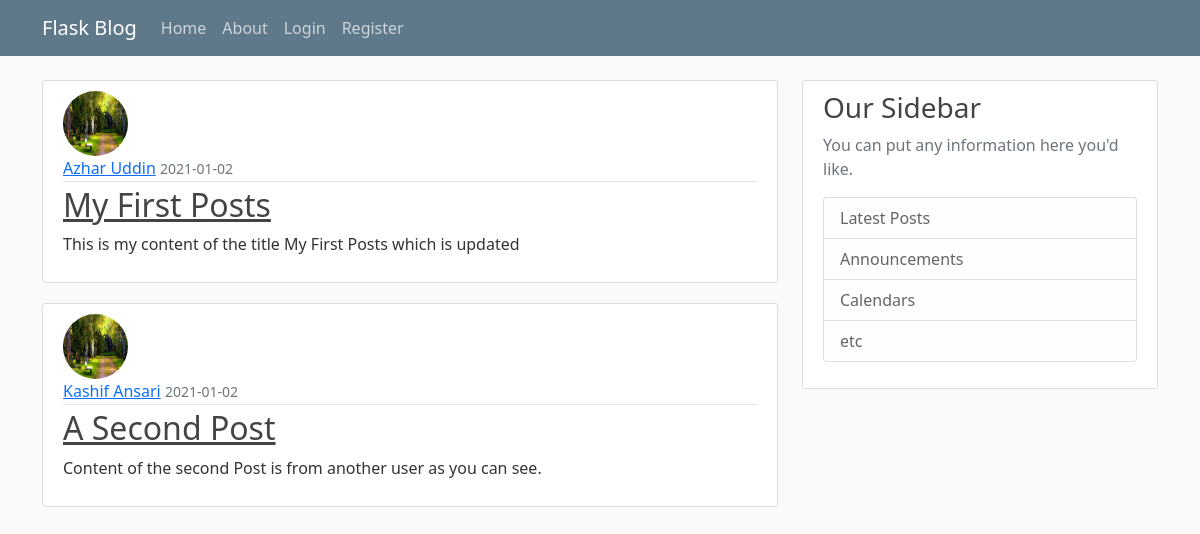
Before: / with the older database file.
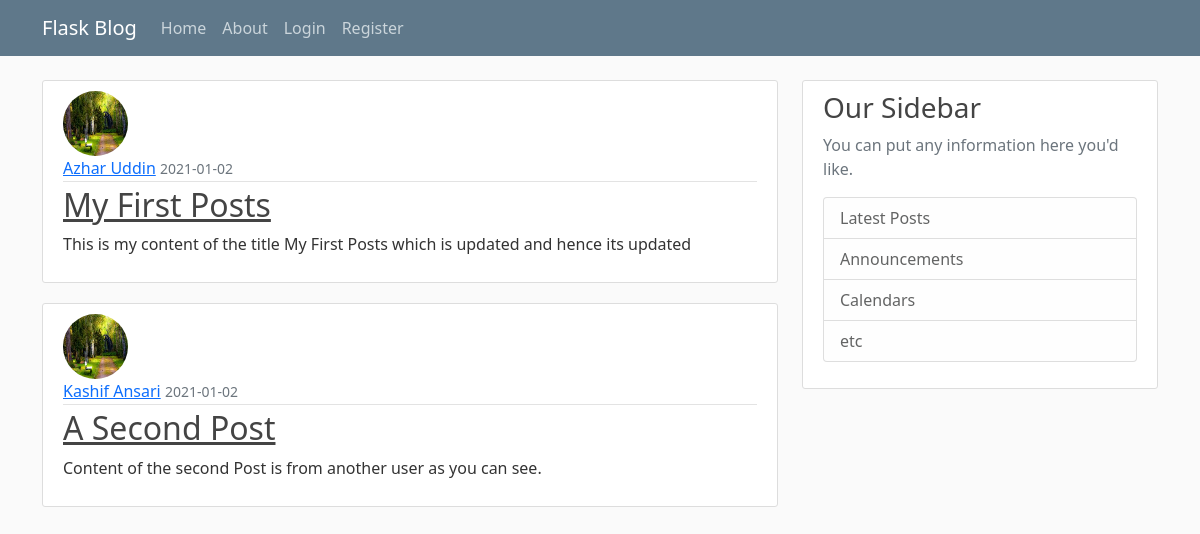
After: the same page with the newer database file.
### flaskblog/models.py (models this page shows, shortened)
class Posts(db.Model):
    id = db.Column(db.Integer, primary_key=True)
    title = db.Column(db.String(100), nullable=False)
    date_posted = db.Column(db.DateTime, nullable=False,
                            default=datetime.utcnow)
    content = db.Column(db.Text, nullable=False)
    user_id = db.Column(db.Integer, db.ForeignKey('user.id'), nullable=False)

class User(db.Model, UserMixin):
    id = db.Column(db.Integer, primary_key=True)
    username = db.Column(db.String(20), unique=True, nullable=False)
    email = db.Column(db.String(120), unique=True, nullable=False)
    image_file = db.Column(db.String(20), unique=False,
                           nullable=False, default='default.jpg')
    password = db.Column(db.String(60), unique=False, nullable=False)
    posts = db.relationship('Posts', backref='author', lazy=True)

### flaskblog/routes.py (the view)
@app.route('/')
def home():
    posts = Posts.query.all()
    return render_template('home.html', posts=posts)

### flaskblog/templates/home.html
{% extends "layout.html" %}
{% block content %}
{% for post in posts %}
<article class="media content-section">
    <img class="rounded-circle article-img" src="{{url_for('static',filename='img/'+post.author.image_file)}}">
    <div class="media-body">
        <div class="article-metadata">
            <a class="mr-2" href="#">{{ post.author.username }}</a>
            <small class="text-muted">{{ post.date_posted.strftime('%Y-%m-%d') }}</small>
        </div>
        <h2><a class="article-title" href="#">{{ post.title }}</a></h2>
        <p class="article-content">{{ post.content }}</p>
    </div>
</article>
{% endfor %}
{% endblock content %}

### flaskblog/templates/layout.html (shortened to what this page needs)
<html lang="en">
<head>
    <link href="https://cdn.jsdelivr.net/npm/bootstrap@5.0.0-beta1/dist/css/bootstrap.min.css" rel="stylesheet"
>
    <link rel="stylesheet" type="text/css" href="{{url_for('static', filename='main.css') }}">
</head>
<body>
    <header class="site-header">
        <nav class="navbar navbar-expand-md navbar-dark bg-steel fixed-top">
            <div class="container">
                <a class="navbar-brand mr-4" href="/">Flask Blog</a>
                <div class="collapse navbar-collapse" id="navbarToggle">
                    <div class="navbar-nav mr-auto">
                        <a class="nav-item nav-link" href="{{url_for('home')}}">Home</a>
                        <a class="nav-item nav-link" href="{{url_for('home')}}">About</a>
                    </div>
                    <div class="navbar-nav">
                        {% if current_user.is_authenticated %}
                        <a class="nav-item nav-link" href="{{url_for('new_post')}}">New Post</a>
                        <a class="nav-item nav-link" href="{{url_for('account')}}">Account</a>
                        <a class="nav-item nav-link" href="{{url_for('logout')}}">Logout</a>
                        {% else %}
                        <a class="nav-item nav-link" href="{{url_for('login')}}">Login</a>
                        <a class="nav-item nav-link" href="{{url_for('register')}}">Register</a>
                    {% endif %}
                    </div>
                </div>
            </div>
        </nav>
    </header>
    <main role="main" class="container">
        <div class="row">
            <div class="col-md-8">
                {% block content %}{% endblock %}
            </div>
            <div class="col-md-4">
                <div class="content-section">
                    <h3>Our Sidebar</h3>
                    <p class='text-muted'>You can put any information here you'd like.
                    <ul class="list-group">
                        <li class="list-group-item list-group-item-light">Latest Posts</li>
                        <li class="list-group-item list-group-item-light">Announcements</li>
                        <li class="list-group-item list-group-item-light">Calendars</li>
                        <li class="list-group-item list-group-item-light">etc</li>
                    </ul>
                    </p>
                </div>
            </div>
        </div>
    </main>
</body>
</html>

### flaskblog/static/main.css (style rules this page uses)
body { background: #fafafa; color: #333333; margin-top: 5rem; }
h1, h2, h3, h4, h5, h6 { color: #444444; }
.bg-steel { background-color: #5f788a; }
.site-header .navbar-nav .nav-link { color: #cbd5db; }
.content-section { background: #ffffff; padding: 10px 20px; border: 1px solid #dddddd; border-radius: 3px; margin-bottom: 20px; }
.article-title { color: #444444; }
.article-content { white-space: pre-line; }
.article-img { height: 65px; width: 65px; margin-right: 16px; }
.article-metadata { padding-bottom: 1px; margin-bottom: 4px; border-bottom: 1px solid #e3e3e3 }

Changed rows visible on the page:
changed Posts "My First Posts": content "This is my content of the title My First Posts which is updated" → "This is my content of the title My First Posts which is updated and hence its updated"
